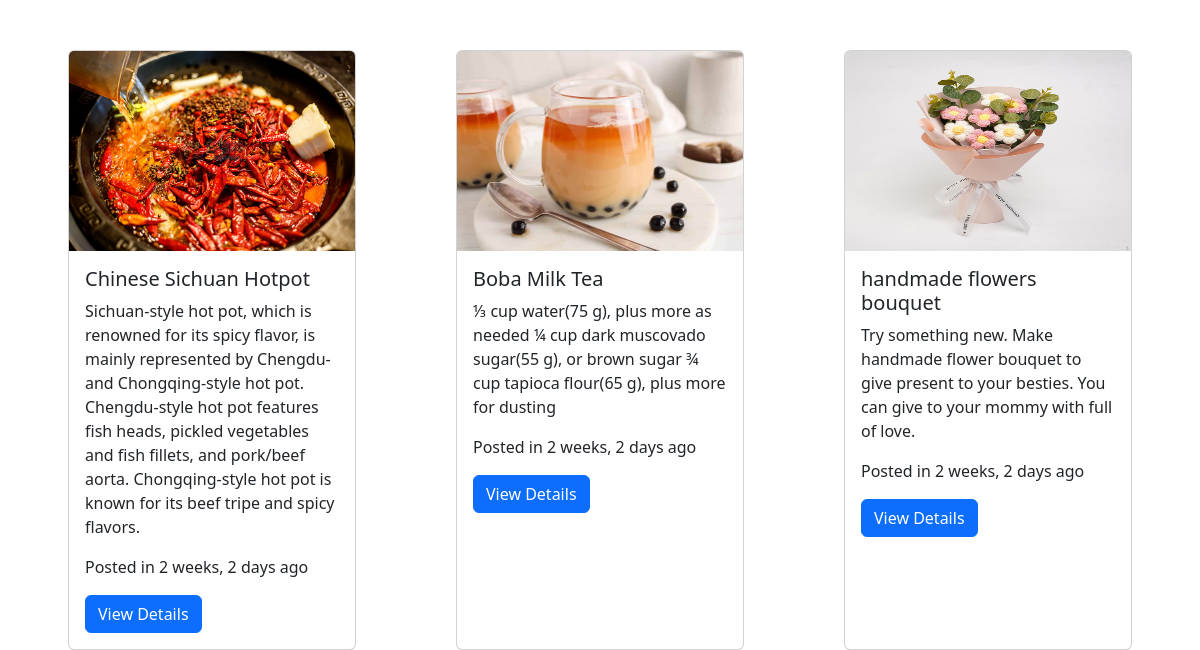
/post/ (lower part), run on an earlier commit of the app's database.
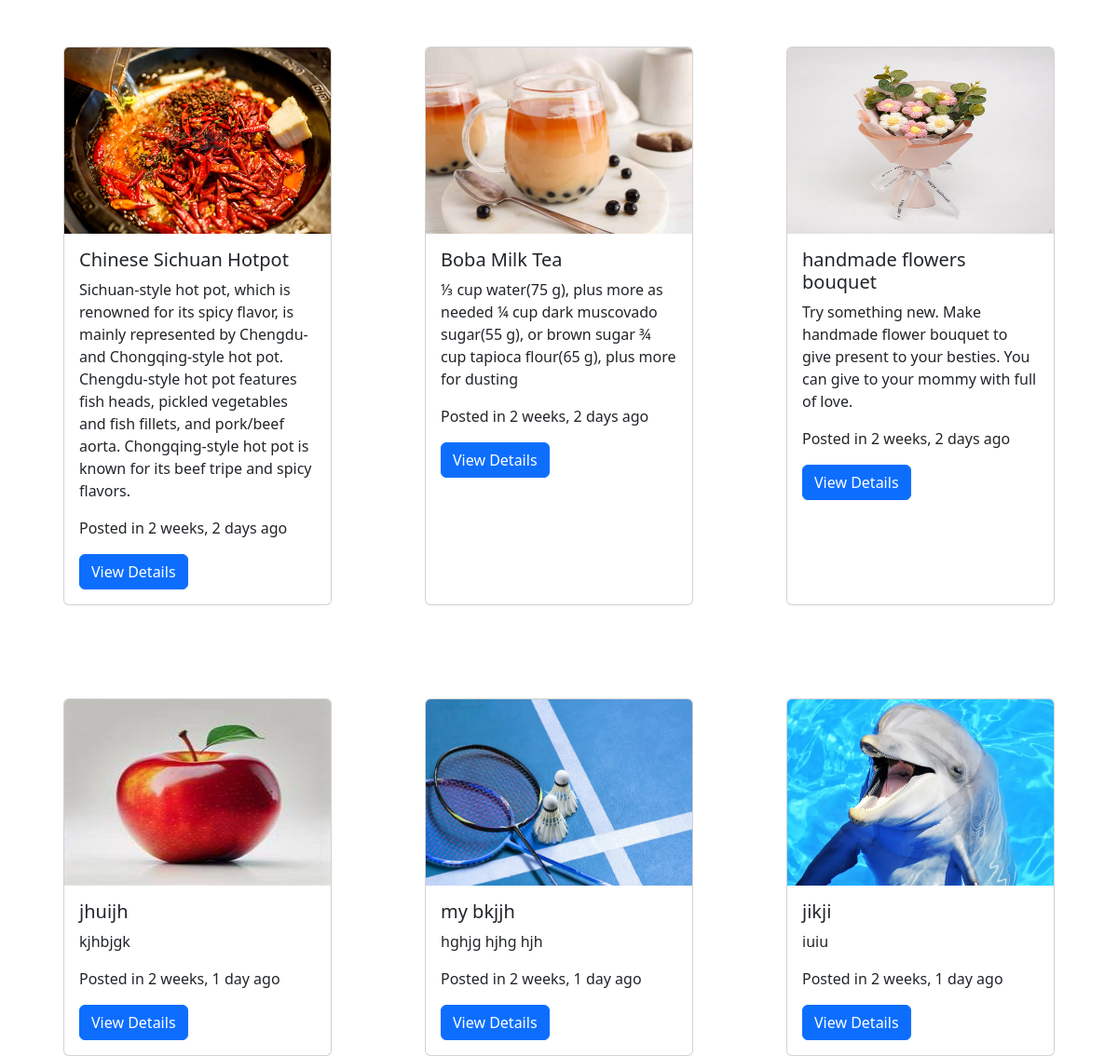
And on a later commit of the database.
### posts/models.py (models this page shows, shortened)
class Post(models.Model):
    title = models.CharField(max_length=255)
    photo=models.ImageField(upload_to='photo')
    post_body = models.TextField()
    date=models.DateField(auto_now=True)

### posts/views.py (the view)
# urls.py: path('post/',postdata,name='posts'),
def postdata(request):
    post_data=Post.objects.all()
    context={'post_data':post_data}
    return render(request,'post.html',context)

### templates/post.html (shortened to what this page needs)
{% load static %}
<!DOCTYPE html>
<html lang="en">
<head>
    <link rel="stylesheet" href="https://cdnjs.cloudflare.com/ajax/libs/font-awesome/6.5.0/css/all.min.css">
    <link rel="stylesheet" href="{% static 'css/bootstrap.min.css' %}">
</head>
<body>
<div class="contain">
        {% for i in post_data %}
        <div class="card" style="width: 18rem;">
            <img src="{{ i.photo.url }}" class="card-img-top" alt="...">
            <div class="card-body">
              <h5 class="card-title">{{ i.title }}</h5>
              <p class="card-text">
                {{ i.post_body }}
              </p>
              <p class="card-text">Posted in {{i.date | timesince}} ago</p>
              <a href="{% url 'postdetail' i.id %}" class="btn btn-primary">View Details</a>
            </div>
          </div>
        {% endfor %}
    </div>
</body>
</html>

### templates/post.html (style rules this page uses)
.contain { display: flex; flex-wrap: wrap; justify-content: center; gap: 100px; margin-top: 20px; }
.card-img-top { height:200px; }

What changed in the data, as far as the page shows it:
added Post: photo (picture), title "jhuijh", post_body "kjhbjgk", date "2 weeks, 1 day"
added Post: photo (picture), title "my bkjjh", post_body "hghjg hjhg hjh", date "2 weeks, 1 day"
added Post: photo (picture), title "jikji", post_body "iuiu", date "2 weeks, 1 day"
